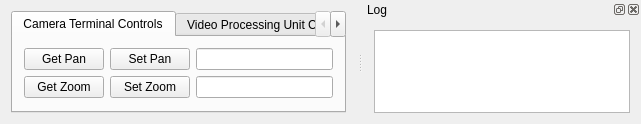
<?xml version="1.0" encoding="UTF-8"?>
<ui version="4.0">
 <class>ClMainWindow</class>
 <widget class="QMainWindow" name="ClMainWindow">
  <property name="geometry">
   <rect>
    <x>0</x>
    <y>0</y>
    <width>641</width>
    <height>111</height>
   </rect>
  </property>
  <property name="windowTitle">
   <string>RicohLibTester</string>
  </property>
  <widget class="QWidget" name="centralWidget">
   <layout class="QGridLayout" name="gridLayout_2">
    <item row="0" column="0">
     <widget class="QTabWidget" name="clTabCmdType">
      <property name="currentIndex">
       <number>0</number>
      </property>
      <widget class="QWidget" name="clTabChildCameraTerminalControls">
       <attribute name="title">
        <string>Camera Terminal Controls</string>
       </attribute>
       <layout class="QGridLayout" name="gridLayout">
        <item row="0" column="3">
         <widget class="QLineEdit" name="clLineEditPan"/>
        </item>
        <item row="0" column="0" colspan="2">
         <widget class="QPushButton" name="clPushButtonGetPan">
          <property name="text">
           <string>Get Pan</string>
          </property>
         </widget>
        </item>
        <item row="0" column="2">
         <widget class="QPushButton" name="clPushButtonSetPan">
          <property name="text">
           <string>Set Pan</string>
          </property>
         </widget>
        </item>
        <item row="1" column="0" colspan="2">
         <widget class="QPushButton" name="clPushButtonGetZoom">
          <property name="text">
           <string>Get Zoom</string>
          </property>
         </widget>
        </item>
        <item row="1" column="2">
         <widget class="QPushButton" name="clPushButtonSetZoom">
          <property name="text">
           <string>Set Zoom</string>
          </property>
         </widget>
        </item>
        <item row="1" column="3">
         <widget class="QLineEdit" name="clLineEditZoom"/>
        </item>
       </layout>
      </widget>
      <widget class="QWidget" name="clTabChildVideoProsessingUnitControls">
       <attribute name="title">
        <string>Video Processing Unit Controls</string>
       </attribute>
       <layout class="QGridLayout" name="gridLayout_3">
        <item row="0" column="0" rowspan="2" colspan="2">
         <widget class="QPushButton" name="clPushButtonGetBrightness">
          <property name="text">
           <string>Get Brightness</string>
          </property>
         </widget>
        </item>
        <item row="0" column="3" rowspan="2">
         <widget class="QLineEdit" name="clLineEditBrightness"/>
        </item>
        <item row="0" column="2" rowspan="2">
         <widget class="QPushButton" name="clPushButtonSetBrightness">
          <property name="text">
           <string>Set Brightness</string>
          </property>
         </widget>
        </item>
       </layout>
      </widget>
     </widget>
    </item>
   </layout>
  </widget>
  <widget class="QDockWidget" name="clDockWidgetLog">
   <property name="windowTitle">
    <string>Log</string>
   </property>
   <attribute name="dockWidgetArea">
    <number>2</number>
   </attribute>
   <widget class="QWidget" name="dockWidgetContents">
    <layout class="QVBoxLayout" name="verticalLayout">
     <item>
      <widget class="QTextBrowser" name="clTextBrowserLog"/>
     </item>
    </layout>
   </widget>
  </widget>
 </widget>
 <layoutdefault spacing="6" margin="11"/>
 <resources/>
 <connections/>
</ui>
